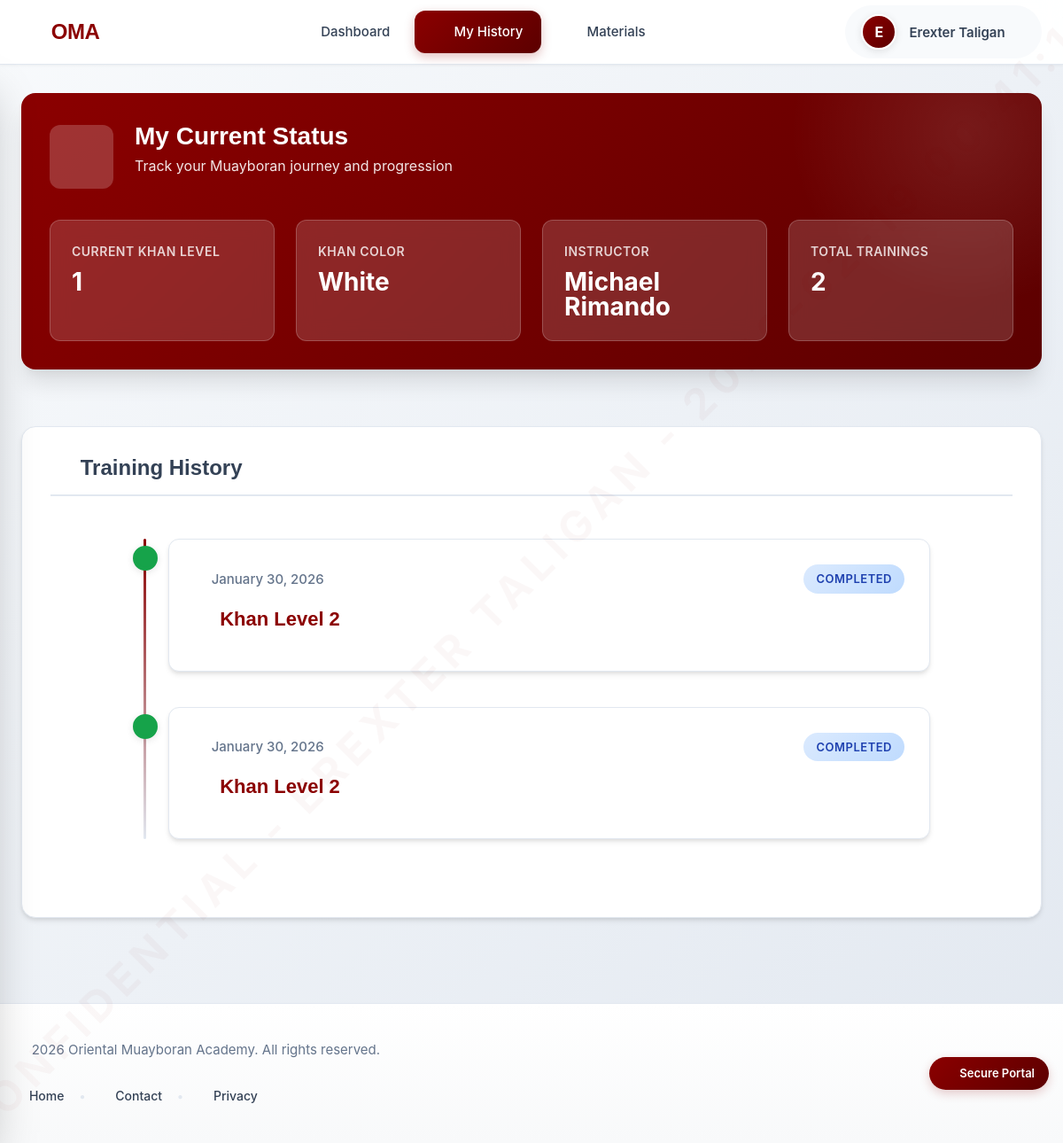
/user/student_history.php (signed in), run on the app's committed database.
### tables this page shows
CREATE TABLE `khan_members` (
  `id` int(11) NOT NULL AUTO_INCREMENT,
  `user_id` int(11) DEFAULT NULL,
  `full_name` varchar(255) NOT NULL,
  `email` varchar(255) NOT NULL,
  `phone` varchar(50) DEFAULT NULL,
  `photo_path` varchar(500) DEFAULT NULL,
  `current_khan_level` int(11) DEFAULT 1,
  `khan_color` varchar(50) DEFAULT NULL,
  `date_joined` date NOT NULL,
  `date_promoted` date DEFAULT NULL,
  `instructor_id` int(11) DEFAULT NULL,
  `training_location` varchar(255) DEFAULT NULL,
  `status` enum('active','inactive','refresher') DEFAULT 'active',
  `notes` text DEFAULT NULL,
  `created_at` timestamp NOT NULL DEFAULT current_timestamp(),
  `updated_at` timestamp NOT NULL DEFAULT current_timestamp() ON UPDATE current_timestamp(),
  PRIMARY KEY (`id`),
  KEY `user_id` (`user_id`),
  KEY `instructor_id` (`instructor_id`),
  KEY `idx_khan_level` (`current_khan_level`),
  KEY `idx_status` (`status`),
  KEY `idx_email` (`email`),
  CONSTRAINT `khan_members_ibfk_1` FOREIGN KEY (`user_id`) REFERENCES `users` (`id`) ON DELETE SET NULL,
  CONSTRAINT `khan_members_ibfk_2` FOREIGN KEY (`instructor_id`) REFERENCES `instructors` (`id`) ON DELETE SET NULL
);

CREATE TABLE `instructors` (
  `id` int(11) NOT NULL AUTO_INCREMENT,
  `user_id` int(11) DEFAULT NULL,
  `name` varchar(255) NOT NULL,
  `photo_path` varchar(500) DEFAULT NULL,
  `khan_level` varchar(50) NOT NULL,
  `title` varchar(100) DEFAULT NULL,
  `location` varchar(255) DEFAULT NULL,
  `specialization` text DEFAULT NULL,
  `bio` text DEFAULT NULL,
  `facebook_url` varchar(500) DEFAULT NULL,
  `email` varchar(255) DEFAULT NULL,
  `phone` varchar(50) DEFAULT NULL,
  `display_order` int(11) DEFAULT 0,
  `status` enum('active','inactive') DEFAULT 'active',
  `created_at` timestamp NOT NULL DEFAULT current_timestamp(),
  `updated_at` timestamp NOT NULL DEFAULT current_timestamp() ON UPDATE current_timestamp(),
  PRIMARY KEY (`id`),
  KEY `user_id` (`user_id`),
  KEY `idx_status` (`status`),
  KEY `idx_khan_level` (`khan_level`),
  KEY `idx_order` (`display_order`),
  CONSTRAINT `instructors_ibfk_1` FOREIGN KEY (`user_id`) REFERENCES `users` (`id`) ON DELETE SET NULL
);

CREATE TABLE `khan_training_history` (
  `id` int(11) NOT NULL AUTO_INCREMENT,
  `member_id` int(11) NOT NULL,
  `khan_level` int(11) NOT NULL,
  `training_date` date NOT NULL,
  `certified_date` date DEFAULT NULL,
  `instructor_id` int(11) DEFAULT NULL,
  `location` varchar(255) DEFAULT NULL,
  `notes` text DEFAULT NULL,
  `certificate_number` varchar(100) DEFAULT NULL,
  `status` enum('in_progress','completed','certified') DEFAULT 'in_progress',
  `created_at` timestamp NOT NULL DEFAULT current_timestamp(),
  `updated_at` timestamp NOT NULL DEFAULT current_timestamp() ON UPDATE current_timestamp(),
  PRIMARY KEY (`id`),
  KEY `member_id` (`member_id`),
  KEY `instructor_id` (`instructor_id`),
  KEY `idx_member_level` (`member_id`,`khan_level`),
  KEY `idx_khan_level` (`khan_level`),
  KEY `idx_training_date` (`training_date`),
  KEY `idx_certified_date` (`certified_date`),
  KEY `idx_status` (`status`),
  CONSTRAINT `khan_training_history_ibfk_1` FOREIGN KEY (`member_id`) REFERENCES `khan_members` (`id`) ON DELETE CASCADE,
  CONSTRAINT `khan_training_history_ibfk_2` FOREIGN KEY (`instructor_id`) REFERENCES `instructors` (`id`) ON DELETE SET NULL
);

### user/student_history.php (the view, shortened to what this page needs)
<?php
$conn = getDbConnection();
$user_id = $_SESSION['user_id'];
$user_role = $_SESSION['user_role'];
$member_info = null;
$history_data = [];
if ($user_role === 'member') {
    $member_query = $conn->prepare("
        SELECT km.*, i.name as instructor_name
        FROM khan_members km
        LEFT JOIN instructors i ON km.instructor_id = i.id
        WHERE km.user_id = ?
    ");
    $member_query->bind_param("i", $user_id);
    $member_query->execute();
    $member_info = $member_query->get_result()->fetch_assoc();
    if ($member_info) {
        $history_query = $conn->prepare("
            SELECT * FROM khan_training_history
            WHERE member_id = ?
            ORDER BY training_date DESC
        ");
        $history_query->bind_param("i", $member_info['id']);
        $history_query->execute();
        $result = $history_query->get_result();
        while ($row = $result->fetch_assoc()) {
            $history_data[] = $row;
        }
    }
} elseif ($user_role === 'instructor') {
    header('Location: instructor_students.php');
    exit;
}
include 'includes/user_header.php';
?>
<div class="dashboard-container">
    <div class="status-card">
        <div class="status-header">
            <div class="status-icon">
                <i class="fas fa-medal"></i>
            </div>
            <div class="status-info">
                <h2>My Current Status</h2>
                <p>Track your Muayboran journey and progression</p>
            </div>
        </div>
        <div class="status-grid">
            <div class="status-item">
                <span class="status-label">Current Khan Level</span>
                <span class="status-value"><?php echo $member_info['current_khan_level'] ?? 'N/A'; ?></span>
            </div>
            <div class="status-item">
                <span class="status-label">Khan Color</span>
                <span class="status-value"><?php echo htmlspecialchars($member_info['khan_color'] ?? 'Not Assigned'); ?></span>
            </div>
            <div class="status-item">
                <span class="status-label">Instructor</span>
                <span class="status-value"><?php echo htmlspecialchars($member_info['instructor_name'] ?? 'Not Assigned'); ?></span>
            </div>
            <div class="status-item">
                <span class="status-label">Total Trainings</span>
                <span class="status-value"><?php echo count($history_data); ?></span>
            </div>
        </div>
    </div>
    <div class="dashboard-section">
        <div class="section-header">
            <h2><i class="fas fa-history"></i> Training History</h2>
        </div>
        <div class="timeline-container">
            <?php if (count($history_data) > 0): ?>
                <div class="timeline">
                    <?php foreach ($history_data as $record): ?>
                        <div class="timeline-item">
                            <div class="timeline-marker <?php echo $record['status']; ?>"></div>
                            <div class="timeline-content">
                                <div class="timeline-header">
                                    <span class="timeline-date">
                                        <i class="fas fa-calendar"></i>
                                        <?php echo date('F j, Y', strtotime($record['training_date'])); ?>
                                    </span>
                                    <span class="badge badge-<?php echo $record['status']; ?>">
                                        <?php echo ucfirst(str_replace('_', ' ', $record['status'])); ?>
                                    </span>
                                </div>
                                <h3 class="timeline-title">
                                    <i class="fas fa-award"></i>
                                    Khan Level <?php echo $record['khan_level']; ?>
                                </h3>
                            </div>
                        </div>
                    <?php endforeach; ?>
                </div>
            <?php endif; ?>
        </div>
    </div>
</div>
<?php include 'includes/user_footer.php'; ?>

### user/assets/css/user_style.css (style rules this page uses)
:root { --primary: #8b0000; --primary-dark: #5c0000; --primary-light: #c41e1e; --secondary: #d97706; --accent: #2563eb; --success: #16a34a; --danger: #dc2626; --warning: #f59e0b; --info: #0ea5e9; --dark: #1e293b; --text: #334155; --text-light: #64748b; --text-muted: #94a3b8; --border: #e2e8f0; --light: #f8fafc; --white: #ffffff; --shadow-sm: 0 1px 2px 0 rgba(0, 0, 0, 0.05); --shadow: 0 4px 6px -1px rgba(0, 0, 0, 0.1), 0 2px 4px -1px rgba(0, 0, 0, 0.06); --shadow-md: 0 8px 16px -2px rgba(0, 0, 0, 0.1), 0 4px 6px -2px rgba(0, 0, 0, 0.05); --shadow-lg: 0 20px 25px -5px rgba(0, 0, 0, 0.1), 0 10px 10px -5px rgba(0, 0, 0, 0.04); --shadow-xl: 0 25px 50px -12px rgba(0, 0, 0, 0.25); --radius: 12px; --radius-sm: 8px; --radius-lg: 16px; --transition: all 0.3s cubic-bezier(0.4, 0, 0.2, 1); --max-width: 1400px; }
*, *::before, *::after { margin: 0; padding: 0; box-sizing: border-box; }
html { font-size: 16px; -webkit-text-size-adjust: 100%; scroll-behavior: smooth; }
body.user-body { font-family: 'Poppins', -apple-system, BlinkMacSystemFont, 'Segoe UI', Roboto, sans-serif; font-size: 1rem; line-height: 1.6; color: var(--text); background: linear-gradient(135deg, #f8fafc 0%, #e2e8f0 100%); -webkit-font-smoothing: antialiased; -moz-osx-font-smoothing: grayscale; min-height: 100vh; }
h1, h2, h3, h4, h5, h6 { font-family: 'Outfit', 'Poppins', sans-serif; font-weight: 700; line-height: 1.2; color: var(--dark); }
h2 { font-size: 1.875rem; }
h3 { font-size: 1.5rem; }
p { margin-bottom: 1rem; }
.dashboard-container { display: flex; flex-direction: column; gap: 2rem; }
.badge { display: inline-block; padding: 0.5rem 1.25rem; border-radius: 50px; font-weight: 600; font-size: 0.875rem; text-transform: uppercase; letter-spacing: 0.5px; }
.dashboard-section { background: white; padding: 2rem; border-radius: var(--radius-lg); box-shadow: var(--shadow); border: 1px solid var(--border); }
.section-header { display: flex; justify-content: space-between; align-items: center; margin-bottom: 2rem; padding-bottom: 1rem; border-bottom: 2px solid var(--border); }
.section-header h2 { font-size: 1.5rem; font-weight: 700; color: var(--text); display: flex; align-items: center; gap: 0.75rem; }
.section-header i { color: var(--primary); font-size: 1.75rem; }

### data on the page
khan_members: current_khan_level "1", khan_color "White", instructor.name "Michael Rimando"
khan_training_history: training_date "January 30, 2026", status "COMPLETED", khan_level "2"
khan_training_history: training_date "January 30, 2026", status "COMPLETED", khan_level "2"

### other printed values
substr($_SESSION['user_name'], 0, 1) "E"
$_SESSION['user_name'] "Erexter Taligan"
count($history_data) "2"
